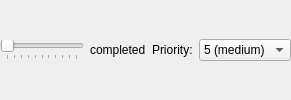
      <widget class="QWidget" name="mCompletionPriorityWidget" native="true">
       <layout class="QHBoxLayout" name="horizontalLayout_8">
        <property name="margin">
         <number>0</number>
        </property>
        <item>
         <widget class="QSlider" name="mCompletionSlider">
          <property name="maximum">
           <number>100</number>
          </property>
          <property name="singleStep">
           <number>10</number>
          </property>
          <property name="tracking">
           <bool>true</bool>
          </property>
          <property name="orientation">
           <enum>Qt::Horizontal</enum>
          </property>
          <property name="tickPosition">
           <enum>QSlider::TicksBelow</enum>
          </property>
          <property name="tickInterval">
           <number>10</number>
          </property>
         </widget>
        </item>
        <item>
         <widget class="QLabel" name="mCompletedLabel">
          <property name="sizePolicy">
           <sizepolicy hsizetype="MinimumExpanding" vsizetype="Preferred">
            <horstretch>0</horstretch>
            <verstretch>0</verstretch>
           </sizepolicy>
          </property>
          <property name="text">
           <string comment="@label:slider Showed after the to-do percentage completed slider">completed</string>
          </property>
         </widget>
        </item>
        <item>
         <widget class="QLabel" name="label_9">
          <property name="text">
           <string comment="@label:listbox priority of a to-do">Priority:</string>
          </property>
         </widget>
        </item>
        <item>
         <widget class="KComboBox" name="mPriorityCombo">
          <property name="currentIndex">
           <number>5</number>
          </property>
          <item>
           <property name="text">
            <string comment="@item:inlistbox Priority of a to-do">unspecified</string>
           </property>
          </item>
          <item>
           <property name="text">
            <string comment="@item:inlistbox Priority of a to-do">1 (highest)</string>
           </property>
          </item>
          <item>
           <property name="text">
            <string comment="@item:inlistbox Priority of a to-do">2</string>
           </property>
          </item>
          <item>
           <property name="text">
            <string comment="@item:inlistbox Priority of a to-do">3</string>
           </property>
          </item>
          <item>
           <property name="text">
            <string comment="@item:inlistbox Priority of a to-do">4</string>
           </property>
          </item>
          <item>
           <property name="text">
            <string comment="@item:inlistbox Priority of a to-do">5 (medium)</string>
           </property>
          </item>
          <item>
           <property name="text">
            <string comment="@item:inlistbox Priority of a to-do">6</string>
           </property>
          </item>
          <item>
           <property name="text">
            <string comment="@item:inlistbox Priority of a to-do">7</string>
           </property>
          </item>
          <item>
           <property name="text">
            <string comment="@item:inlistbox Priority of a to-do">8</string>
           </property>
          </item>
          <item>
           <property name="text">
            <string comment="@item:inlistbox Priority of a to-do">9 (lowest)</string>
           </property>
          </item>
         </widget>
        </item>
       </layout>
      </widget>
